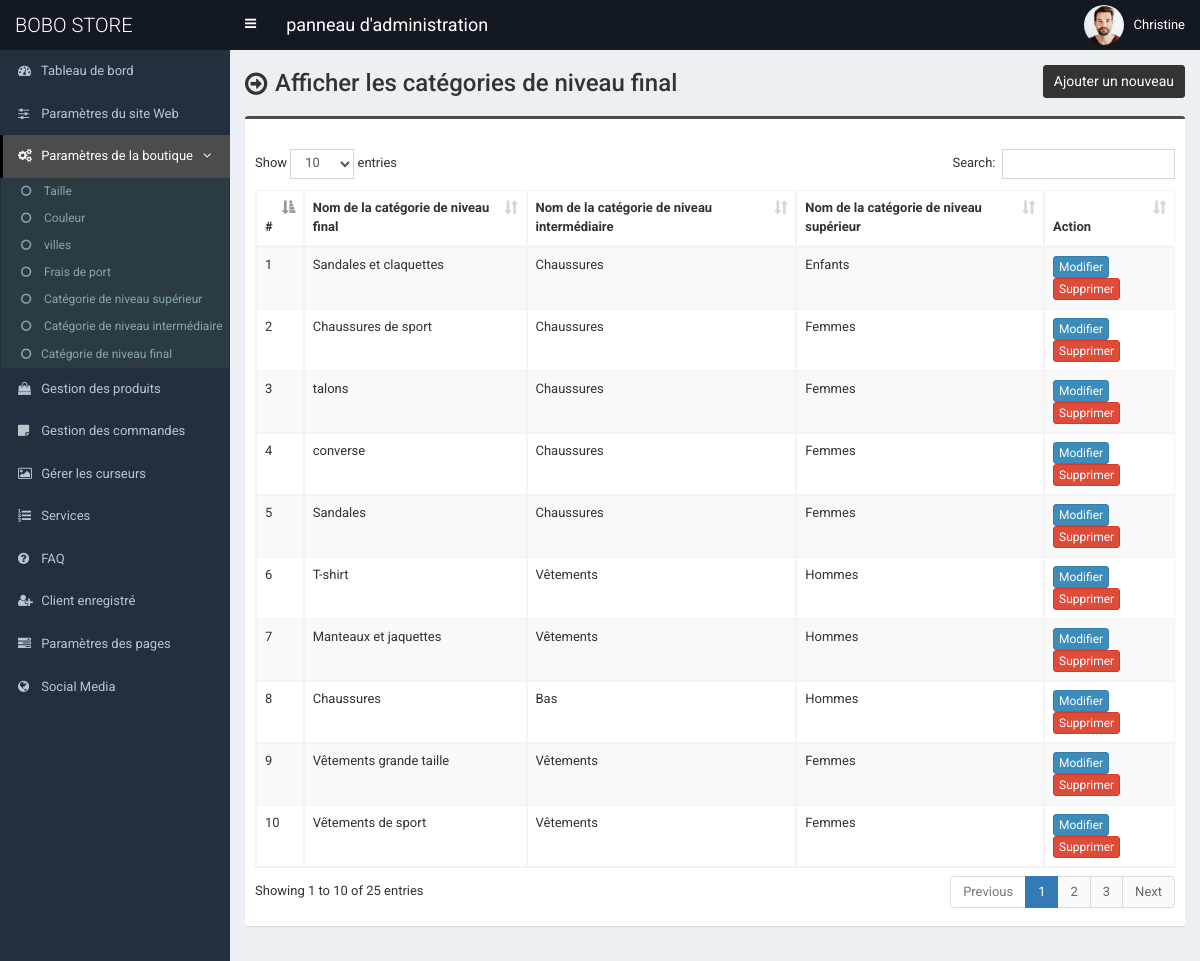
The app's page /admin/end-category.php (signed in) with its own data.
### tables this page shows
CREATE TABLE IF NOT EXISTS `tbl_end_category` (
  `ecat_id` int NOT NULL AUTO_INCREMENT,
  `ecat_name` varchar(255) NOT NULL,
  `mcat_id` int NOT NULL,
  PRIMARY KEY (`ecat_id`)
);

CREATE TABLE IF NOT EXISTS `tbl_mid_category` (
  `mcat_id` int NOT NULL AUTO_INCREMENT,
  `mcat_name` varchar(255) NOT NULL,
  `tcat_id` int NOT NULL,
  PRIMARY KEY (`mcat_id`)
);

CREATE TABLE IF NOT EXISTS `tbl_top_category` (
  `tcat_id` int NOT NULL AUTO_INCREMENT,
  `tcat_name` varchar(255) NOT NULL,
  `show_on_menu` int NOT NULL,
  PRIMARY KEY (`tcat_id`)
);

### admin/end-category.php (the view, shortened to what this page needs)
<?php require_once('header.php'); ?>
<section class="content-header">
	<div class="content-header-left">
		<h1>Afficher les catégories de niveau final</h1>
	</div>
	<div class="content-header-right">
		<a href="end-category-add.php" class="btn btn-primary btn-sm">Ajouter un nouveau</a>
	</div>
</section>
<section class="content">
  <div class="row">
    <div class="col-md-12">
      <div class="box box-info">
        <div class="box-body table-responsive">
          <table id="example1" class="table table-bordered table-hover table-striped">
			<thead>
			    <tr>
			        <th>#</th>
			        <th>Nom de la catégorie de niveau final</th>
                    <th>Nom de la catégorie de niveau intermédiaire</th>
                    <th>Nom de la catégorie de niveau supérieur</th>
			        <th>Action</th>
			    </tr>
			</thead>
            <tbody>
            	<?php
            	$i=0;
            	$statement = $pdo->prepare("SELECT *
                                    FROM tbl_end_category t1
                                    JOIN tbl_mid_category t2
                                    ON t1.mcat_id = t2.mcat_id
                                    JOIN tbl_top_category t3
                                    ON t2.tcat_id = t3.tcat_id
                                    ORDER BY t1.ecat_id DESC
                                    ");
            	$statement->execute();
            	$result = $statement->fetchAll(PDO::FETCH_ASSOC);
            	foreach ($result as $row) {
            		$i++;
            		?>
					<tr>
	                    <td><?php echo $i; ?></td>
	                    <td><?php echo $row['ecat_name']; ?></td>
                        <td><?php echo $row['mcat_name']; ?></td>
                        <td><?php echo $row['tcat_name']; ?></td>
	                    <td>
	                        <a href="end-category-edit.php?id=<?php echo $row['ecat_id']; ?>" class="btn btn-primary btn-xs">Modifier</a>
	                        <a href="#" class="btn btn-danger btn-xs" data-href="end-category-delete.php?id=<?php echo $row['ecat_id']; ?>" data-toggle="modal" data-target="#confirm-delete">Supprimer</a>
	                    </td>
	                </tr>
            		<?php
            	}
            	?>
            </tbody>
          </table>
        </div>
      </div>
</section>
<?php require_once('footer.php'); ?>

### admin/style.css (style rules this page uses)
body { font-size: 13px; font-family: "Roboto", sans-serif; }
.content-header > h1, .content-header .content-header-left h1 { font-family: "Roboto", sans-serif; }
.box-info { padding-top: 20px; }
.content-header { overflow: hidden; }
.content-header .content-header-left { float: left; padding-top: 5px; }
.content-header .content-header-right { float: right; }
.content-header .content-header-left h1 { margin-top: 0; margin-bottom: 0; padding-left: 30px; padding-bottom: 5px; font-size: 24px; position: relative; }
.content-header .content-header-left h1:before { position: absolute; top: 0; left: 0; font-family: "FontAwesome", sans-serif; font-size: 26px; content: "\f18e"; }
.content-header .content-header-right a { position: relative; font-size: 14px; }
.box.box-info { border-top-color: #4c4c4c; }
.content-header .content-header-right a { background-color: #333333; border-color: #333333; }

### records on screen
tbl_end_category: ecat_name "Sandales et claquettes", mcat.mcat_name "Chaussures", tbl_top_category.tcat_name "Enfants"
tbl_end_category: ecat_name "Chaussures de sport", mcat.mcat_name "Chaussures", tbl_top_category.tcat_name "Femmes"
tbl_end_category: ecat_name "talons", mcat.mcat_name "Chaussures", tbl_top_category.tcat_name "Femmes"
tbl_end_category: ecat_name "converse", mcat.mcat_name "Chaussures", tbl_top_category.tcat_name "Femmes"
tbl_end_category: ecat_name "Sandales", mcat.mcat_name "Chaussures", tbl_top_category.tcat_name "Femmes"
tbl_end_category: ecat_name "T-shirt", mcat.mcat_name "Vêtements", tbl_top_category.tcat_name "Hommes"
tbl_end_category: ecat_name "Manteaux et jaquettes", mcat.mcat_name "Vêtements", tbl_top_category.tcat_name "Hommes"
tbl_end_category: ecat_name "Chaussures", mcat.mcat_name "Bas", tbl_top_category.tcat_name "Hommes"
tbl_end_category: ecat_name "Vêtements grande taille", mcat.mcat_name "Vêtements", tbl_top_category.tcat_name "Femmes"
tbl_end_category: ecat_name "Vêtements de sport", mcat.mcat_name "Vêtements", tbl_top_category.tcat_name "Femmes"

### other values on screen
$_SESSION['user']['full_name'] "Christine"
